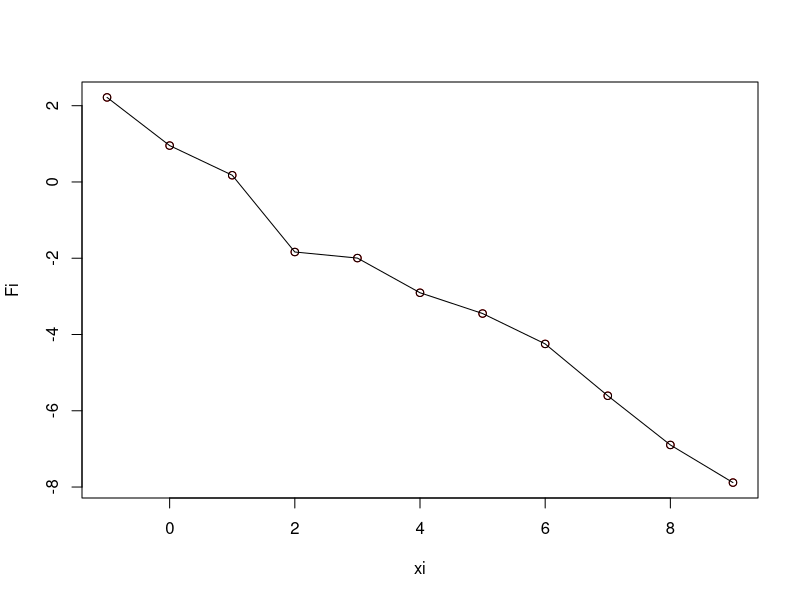

Reproduce this figure in R.
LargCoef <- function(xi,x,j)
  #xi la danh sach cac diem du lieu goc 
{
  N <- length(xi)
  Lj <- 1;
  for (k in 1 : N){
    if (j != k){
      Lj <-  Lj* (x-xi[k]) / (xi[j]-xi[k]) 
    }
  }
  return(Lj)
}

LargInter <- function (xi, Fi,x){
  N <- length(xi)
  P <- 0;
  for (j in 1: N){
    P <- P + LargCoef(xi, x, j)*Fi[j]
  }
  return(P)
}
xi <-  -1 : 9
Fi <- c(2.2177, 0.954331, 0.176641, -1.83642,-1.99559,-2.90529,-3.45014,-4.24675,-5.60628,-6.89665,-7.88336) #Fi = y tuc vi du ve 4 diem khi thay 
#vao ham ra ket qua 
plot(xi, Fi, col = "red")
x <- seq(min(xi), max(xi), by = 1)
y <- LargInter(xi, Fi, x)
print(y) #la khi minh thay x chay tu 0 den 3 co khoang cach la 0.1 o moi diem 
points(x,y)
lines(x,y)

